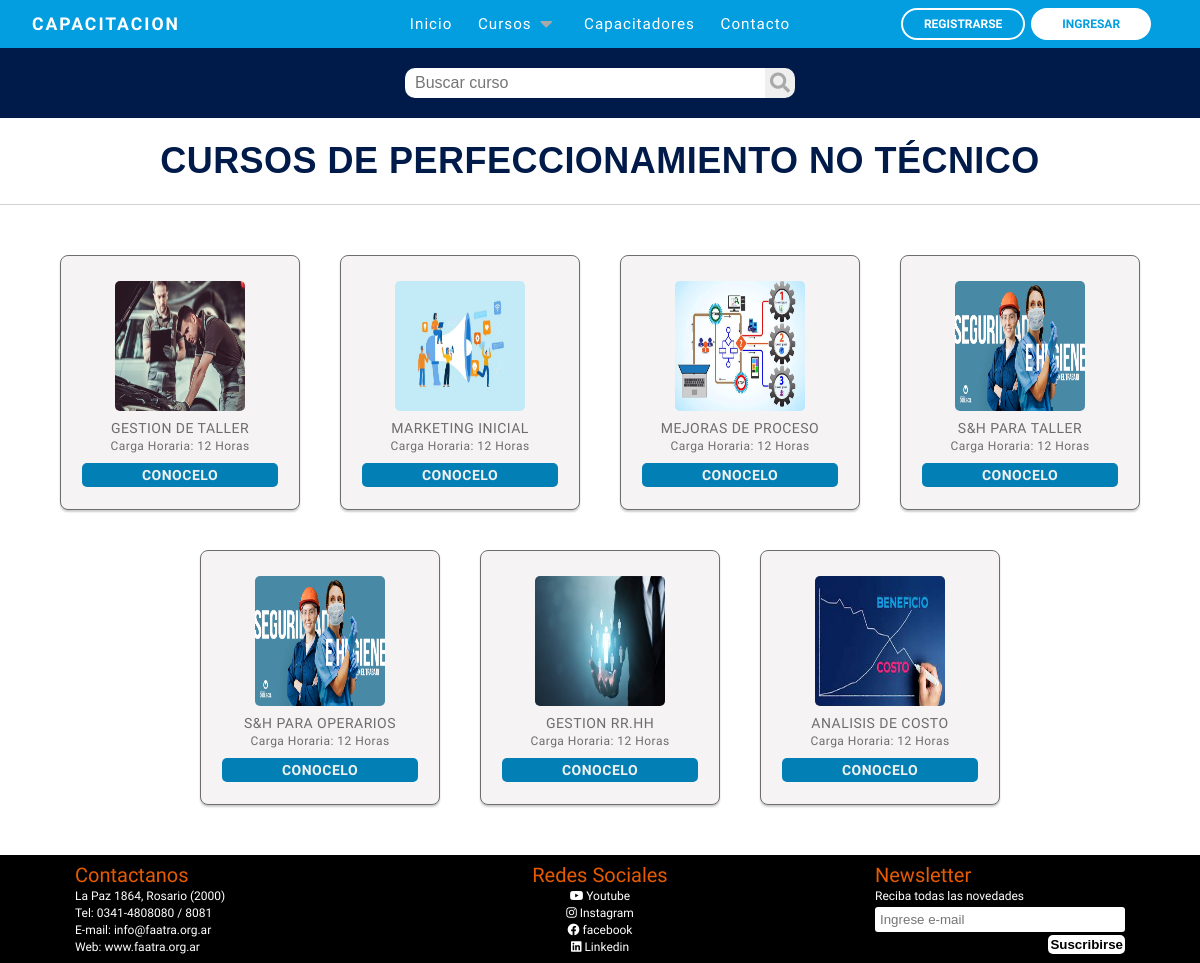
Page /cursosPerfeccionamientoNoT.php on the committed database.
### tables this page shows
CREATE TABLE IF NOT EXISTS `cursos` (
  `id` int NOT NULL AUTO_INCREMENT,
  `nombre` varchar(120) NOT NULL,
  `nivel_curso` int NOT NULL,
  `descripcion` varchar(1000) NOT NULL,
  `logo_curso` varchar(255) NOT NULL,
  `carga_horaria` int NOT NULL,
  `fecha_inicio` date NOT NULL,
  `fecha_fin` date NOT NULL,
  `id_capacitador` int NOT NULL,
  `id_modalidad` int NOT NULL,
  PRIMARY KEY (`id`),
  KEY `id_capacitador` (`id_capacitador`),
  KEY `id_modalidad` (`id_modalidad`)
);

CREATE TABLE IF NOT EXISTS `niveles_cursos` (
  `id` int NOT NULL AUTO_INCREMENT,
  `nivel` varchar(60) NOT NULL,
  `carga_horaria` varchar(20) NOT NULL,
  `sub_indice` int NOT NULL,
  PRIMARY KEY (`id`)
);

### cursosPerfeccionamientoNoT.php (the view, shortened to what this page needs)
<?php
require_once('bd/conexion.php');
if (isset( $_POST['input-buscador'])) {
  $palabra = $_POST['input-buscador'];
  try {
    $bus = $pdo->prepare("SELECT cursos.id AS alias, cursos.nombre, cursos.logo_curso, niveles_cursos.carga_horaria, niveles_cursos.nivel, niveles_cursos.carga_horaria FROM cursos INNER JOIN niveles_cursos ON cursos.nivel_curso = niveles_cursos.id WHERE LOWER(cursos.nombre) LIKE LOWER('%$palabra%') AND cursos.nivel_curso = 2");
  $bus->execute();
} catch(PDOException $e) {
  echo $e->getMessage();
}
} else {
  $bus = $pdo->prepare('SELECT cursos.id AS alias, cursos.nombre, cursos.logo_curso, niveles_cursos.carga_horaria, niveles_cursos.nivel, niveles_cursos.carga_horaria from cursos INNER JOIN niveles_cursos ON cursos.nivel_curso = niveles_cursos.id WHERE cursos.nivel_curso = 2');
    $bus->execute();
  }
?>
<!DOCTYPE html>
<html lang="es">
<head>
    <link rel="stylesheet" href="https://use.fontawesome.com/releases/v5.15.4/css/all.css"
 />
    <link rel="stylesheet" href="reset.css">
    <link rel="stylesheet" href="css/cursosPerfeccionamientoNoT.css">
    <link rel="stylesheet" href="css/footer.css">
</head>
<body>
<?php
$rol = isset($_SESSION['rol_usuario']) ? $_SESSION['rol_usuario'] : '';
if ($rol == '') {
    $rol = '0';
}
switch ($rol) {
    case '0':
        include_once "nav.php";
        break;
}
?>
  <form action="" method="POST">
  <div class="header-content">
      <input type="text" class="input-buscador" id="input-buscador" name="input-buscador" placeholder="Buscar curso">
    <button type="text" id="buscador" name="buscador" class="buscador"><i class="fas fa-search"></i></button>
  </div>
</form>
    <main>
      <form action="" method="POST">
        <div>
          <p class="title">CURSOS DE PERFECCIONAMIENTO NO TÉCNICO</p>
        </div>
        <div class="container-capacitadores " id="lista-capacitadores">
          <?php while($res = $bus->fetch(PDO::FETCH_ASSOC)) { ?>
          <div class="card">
              <a href="<?= 'curso.php?id='.$res['alias'] ?>" class="linkCapacitador">
                <img src="images/cursos/<?= $res['logo_curso']?>" class="card-img" alt="<? $res['cursos.nombre']?>">
                <h4><?= $res['nombre']?>
                  </h4>
                <span style="font-size: 12px; margin-top: 10px">Carga Horaria: <?= $res['carga_horaria']?>
          </span>
              </a>
              <a href="<?= 'curso.php?id='.$res['alias'] ?>" class="button agregar-carrito">CONOCELO</a>
            </div>
            <?php } ?>
          </div>
      </form>
    </main>
    <?php include_once "footer.php" ?>
  </body>
</html>

### css/cursosPerfeccionamientoNoT.css (style rules this page uses)
main { margin: 0; padding: 0; box-sizing: border-box; letter-spacing: 0.03em; line-height: 1; background: #fff; }
.title { text-align: center; font-size: 36px; font-weight: bold; margin-bottom: 20px; color: #001a49; font-family: 'Franklin Gothic Medium', 'Arial Narrow', Arial, sans-serif }
p { padding: 5px 0px; }
.header-content { height: 70px; background-color: #001a49; width: 100%; display: flex; justify-content: center; align-items: center; margin-bottom: 20px; }
.card { padding: 10px; }
.linkCapacitador { margin: 0; padding: 0; text-decoration: none; color: #6d6d6d; }
.input-buscador { height: 30px; width: 30%; border-radius: 10px 0 0 10px; padding: 0 50px 0 10px ; font-size: 16px; border: none; }
button { border: none; border-radius: 0 10px 10px 0; }
.fas { padding: 5px; font-size: 20px; color: darkgrey; border-radius: 0 10px 10px 0; }
.button { background:#027fb5; text-decoration: none; padding: 10px; font-size: 14px; margin-top: 15px; border-radius: 5px; color: #f2f2f2; font-weight: 700; }
.container-capacitadores { width: 100%; max-width: 1200px; border-top: 1px solid rgb(210, 209, 209); height: auto; display: flex; flex-wrap: wrap; justify-content: center; margin: auto; padding: 30px 0px; }
.container-capacitadores .card { width: 240px; height: 255px; background: #f5f3f3; background-size: cover; color:#6d6d6d; border-radius: 8px; border:1px solid; box-shadow: 0 2px 2px rgba(0,0,0,0.2); overflow: hidden; margin: 20px 20px; text-align: center; align-items: center; transition: all 0.25s; }
.container-capacitadores .card img { width: 130px; height: 130px; margin: 5px; border-radius: 5px; cursor: pointer; }
.container-capacitadores .card h4 { font-weight: 500; font-size: 14px; padding: 2px 0px; width: 100%; font-family: 'Raleway', sans-serif !important; }
.container-capacitadores .card a { padding: 5px; display: block; width: 90%; margin: 5px auto; font-family: 'Raleway', sans-serif !important; }

### css/nav.css (style rules this page uses)
* { padding: 0; margin: 0; box-sizing: border-box; }
a { text-decoration: none; }

### rows in the picture
cursos: logo_curso (picture), nombre "GESTION DE TALLER", niveles_cursos.carga_horaria "12 Horas"
cursos: logo_curso (picture), nombre "MARKETING INICIAL", niveles_cursos.carga_horaria "12 Horas"
cursos: logo_curso (picture), nombre "MEJORAS DE PROCESO", niveles_cursos.carga_horaria "12 Horas"
cursos: logo_curso (picture), nombre "S&H PARA TALLER", niveles_cursos.carga_horaria "12 Horas"
cursos: logo_curso (picture), nombre "S&H PARA OPERARIOS", niveles_cursos.carga_horaria "12 Horas"
cursos: logo_curso (picture), nombre "GESTION RR.HH", niveles_cursos.carga_horaria "12 Horas"
cursos: logo_curso (picture), nombre "ANALISIS DE COSTO", niveles_cursos.carga_horaria "12 Horas"
